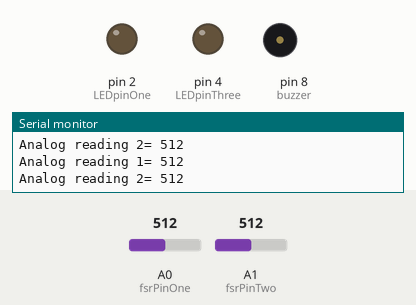
Recording of a sketch running on a simulated Arduino Uno, built with avr-gcc and run on an emulated ATmega328P. On the bench: output pins drawn as LEDs (lit = HIGH), buzzer (waves = sounding, pin HIGH), the last lines printed to the serial monitor. The test bench sets the inputs (shaded band); at power-on: A0 (fsrPinOne) = 512, A1 (fsrPinTwo) = 512. Pins used as bus, display or sensor lines are not drawn.

Above: at 1.8 s.
1.9 s: A0 (fsrPinOne) set to 528
At 3.2 s:
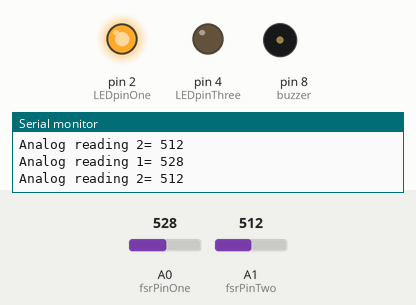
3.5 s: A1 (fsrPinTwo) set to 527
At 4.9 s:
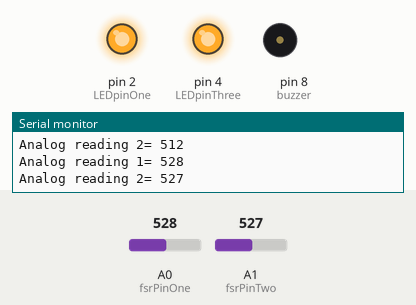
5.5 s: A0 (fsrPinOne) set to 511
At 6.5 s:
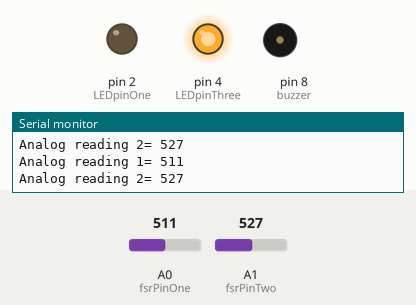
7.5 s: A0 (fsrPinOne) set to 716
At 9.2 s:
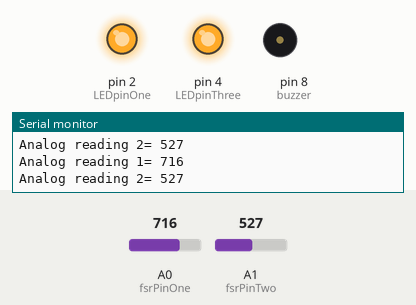
9.5 s: A0 (fsrPinOne) set to 306
At 10.9 s:
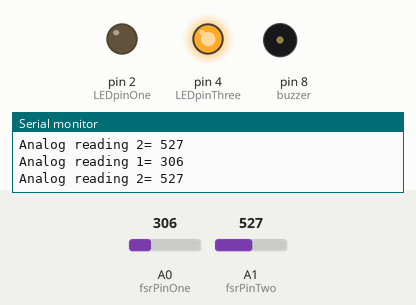
Timing chart, 0 to 12.5 s (numbered marks = the images above; inputs shaded):
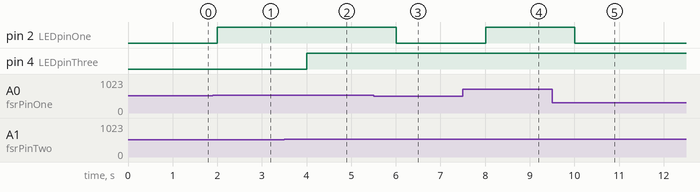

The sketch:

FSR_Test_Code.ino
```cpp
/* FSR testing sketch.

Connect one end of FSR to 5V, the other end to Analog 0.
Then connect one end of a 10K resistor from Analog 0 to ground
Connect LED from pin 11 through a resistor to ground

For more information see www.ladyada.net/learn/sensors/fsr.html */

const int buzzer = 8; //buzzer to arduino pin 8
int fsrPinOne = A0;
int fsrPinTwo = A1; // FSR is connected to analog 0, 1
int LEDpinOne = 2;      // connect Red LED to pin 2,1,4
int LEDpinTwo = 1;
int LEDpinThree = 4;
int fsrReadingOne;
int fsrReadingTwo; // the analog reading from the FSR resistor divider
int LEDbrightnessOne;
int LEDbrightnessTwo;
int LEDbrightnessThree;

void setup(void) {
  Serial.begin(9600);   // We'll send debugging information via the Serial monitor
  pinMode(LEDpinOne, OUTPUT);
  pinMode(LEDpinTwo, OUTPUT);
  pinMode(LEDpinThree, OUTPUT);
  pinMode(buzzer, OUTPUT);
}

void loop(void) {
  fsrReadingOne = analogRead(fsrPinOne);
  fsrReadingTwo = analogRead(fsrPinTwo);
  Serial.print("Analog reading 1= ");
  Serial.println(fsrReadingOne);
  Serial.print("Analog reading 2= ");
  Serial.println(fsrReadingTwo);

  // we'll need to change the range from the analog reading (0-1023) down to the range
  // used by analogWrite (0-255) with map!
  LEDbrightnessOne = map(fsrReadingOne, 0, 1023, 0, 255);
  LEDbrightnessTwo = map(fsrReadingTwo, 0, 1023, 0, 255);
  // LED gets brighter the harder you press

  analogWrite(LEDpinOne, LEDbrightnessOne);
  analogWrite(LEDpinTwo, LEDbrightnessTwo);
  analogWrite(LEDpinThree, LEDbrightnessTwo);


 //tone(buzzer, fsrReadingOne);
  delay(1000);
}
```

Measured:
- the behaviour switches between 513 and 514 on A0 (fsrPinOne) (found by bisection; images 0 and 1)
- the behaviour switches between 513 and 514 on A1 (fsrPinTwo) (found by bisection; images 1 and 2)
- after the input at 1.9 s, pin 2 (LEDpinOne): LOW → HIGH after 0.10 s
- after the input at 3.5 s, pin 4 (LEDpinThree): LOW → HIGH after 0.51 s
- after the input at 5.5 s, pin 2 (LEDpinOne): HIGH → LOW after 0.51 s
- after the input at 7.5 s, pin 2 (LEDpinOne): LOW → HIGH after 0.51 s
- after the input at 9.5 s, pin 2 (LEDpinOne): HIGH → LOW after 0.51 s
